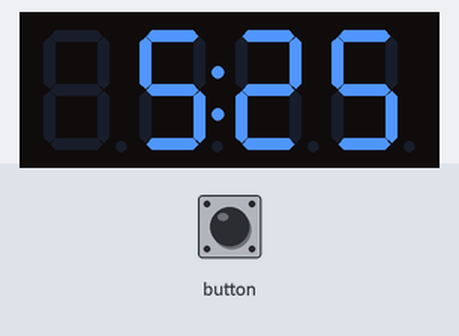
The sketch below on a simulated ESP32. Parts: 4-digit seven-segment display. Inputs (shaded band) come from the test bench.

Above: at 1.2 s.
1.3 s: button pressed for 0.15 s
At 2.25 s:
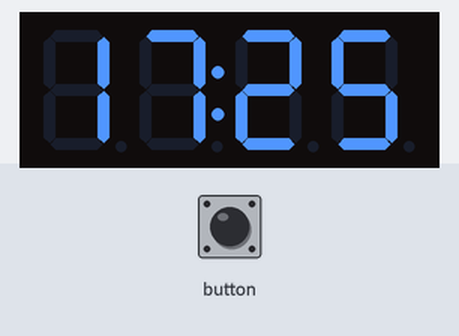
3.5 s: button pressed for 1 s
At 6.26 s:
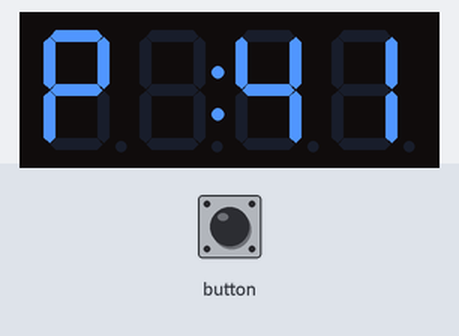
7.5 s: button pressed for 0.15 s
At 8.25 s:
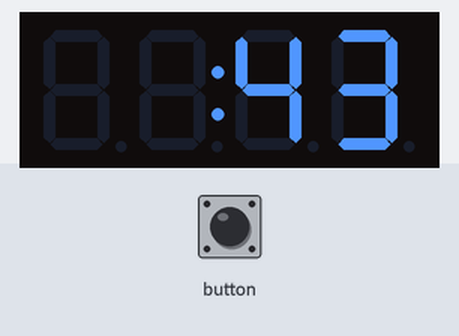
9.5 s: button pressed for 1 s
At 11.25 s:
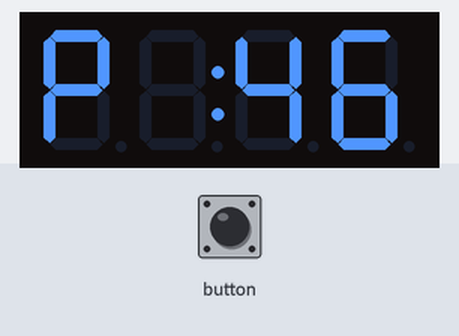
Timing chart, 0 to 12.8 s (numbered marks = the images above; inputs shaded):
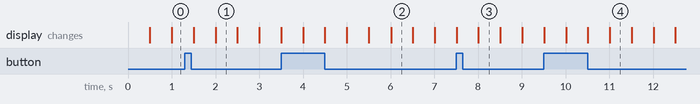

Measured:
- after the input at 1.3 s, the display: first differs from a run without the input after 0.70 s (image 1)
- after the input at 7.5 s, the display: first differs from a run without the input after 0.51 s (image 3)
- after the input at 9.5 s, the display: first differs from a run without the input after 1.5 s (image 4)

The sketch:

TM1637_Clock.ino
```cpp
#include <M5Atom.h>
#include <TM1637Display.h>

// Module connection pins (Digital Pins)
#define CLK 21
#define DIO 25

bool showSeconds = true;
bool use24Hour = true;

int h = 17;
int m = 25;
int s = 34;

// ------------------------------------------

TaskHandle_t inputTask;

static uint32_t lastTime, now = 0;

bool nowShowingSeconds = false;
int countDownMax = 7;
int showSecondsCountDown = countDownMax;
bool PM = h > 11;

const uint8_t digitToSegmentAMPM[] = {
  // XGFEDCBA
  0b01110111,    // A m
  0b01110011,    // P m
  0b10000000,    // Dots
  0b00000000     // Blank
};

TM1637Display display(CLK, DIO, 30);

void setup() {
  display.setBrightness(0);
  display.clear();
  xTaskCreatePinnedToCore(
    inputTaskFunction, /* Function to implement the task */
    "InputTask", /* Name of the task */
    10000,  /* Stack size in words */
    NULL,  /* Task input parameter */
    0,  /* Priority of the task */
    &inputTask,  /* Task handle. */
    0); /* Core where the task should run */
  showSecondsCountDown = countDownMax;
  now = millis();
}

void inputTaskFunction( void * parameter) {
  for (;;) {
    M5.update();
    if (M5.Btn.wasPressed()) use24Hour = !use24Hour;
    vTaskDelay(10);// Feed the watchdog timer.
  }
}

void timeTick() {
  s++;
  if (s == 60) {
    s = 0;
    m = m + 1;
  }
  if (m == 60) {
    m = 0;
    h = h + 1;
  }
  if (h == 24) {
    h = 0;
  }
  PM = (h > 11);
}

void showHoursMins() {
  uint8_t offsetHours = (h > 12 && !use24Hour) ? h - 12 : h;
  display.showNumberDecEx((offsetHours * 100 + m), 64);
  while ((now - lastTime) < 500) {
    now = millis();
  }
  lastTime = now;
  display.showNumberDecEx((offsetHours * 100) + m, 0);
  while ((now - lastTime) < 500) {
    now = millis();
  }
  lastTime = now;
}

void showAMPMSeconds() {
  if (!use24Hour)
    display.setSegments(digitToSegmentAMPM + (PM ? 1 : 0) , 1, 0); // AM/PM
  else
    display.setSegments(digitToSegmentAMPM + 3 , 1, 0); // Blank
  display.showNumberDecEx(s, 0, true, 2, 2); // Seconds
  display.setSegments(digitToSegmentAMPM + 2, 1, 1); // Dots (On char 2)
  while ((now - lastTime) < 500) {
    now = millis();
  }
  lastTime = now;
  if (!use24Hour)
    display.setSegments(digitToSegmentAMPM + (PM ? 1 : 0) , 1, 0); // AM/PM
  else
    display.setSegments(digitToSegmentAMPM + 3 , 1, 0); // Blank
  display.showNumberDecEx(s, 0, true, 2, 2); // Seconds
  display.setSegments(digitToSegmentAMPM + 3, 1, 1); // Dots off (On char 2)
  while ((now - lastTime) < 500) {
    now = millis();
  }
  lastTime = now;
}

void loop() {
  timeTick();
  if (showSeconds) {
    if (--showSecondsCountDown <= 0) {
      showSecondsCountDown = countDownMax;
      nowShowingSeconds = !nowShowingSeconds;
      display.clear();
    }
  }
  if (nowShowingSeconds) {
    showAMPMSeconds();
  } else {
    showHoursMins();
  }
}
```
